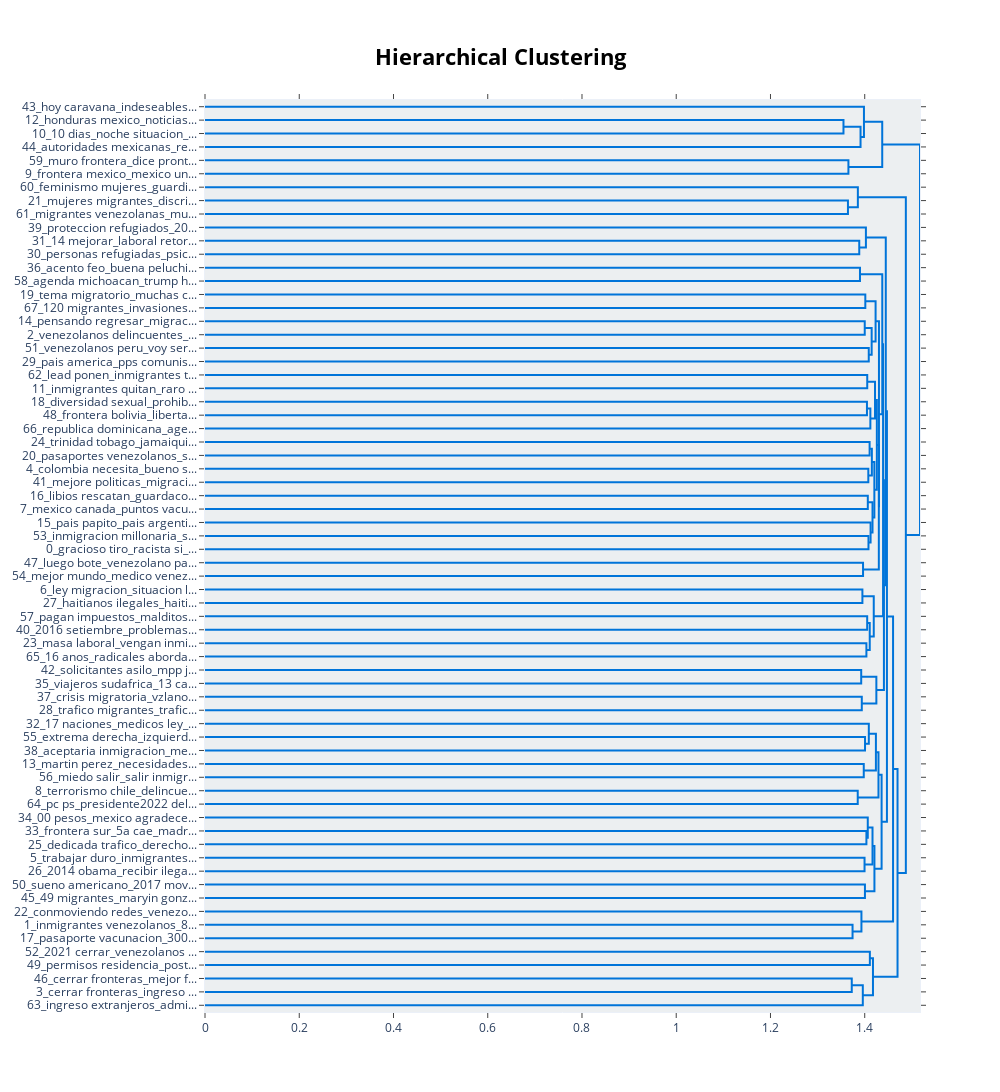

Notebook code for this chart:
### Markdown cell above
A través de los embbedings y los tópicos es posible estimar la jerarquía entre los grupos. Esto se puede hacer con el método ``get_topic_hierarchy()``. La jerarquía es útil para comprender la relación entre los grupos y para identificar grupos que se encuentran dentro de otros grupos.

### Code cell
topic_model.visualize_hierarchy()

### Figure 1 — Plotly figure (JSON) as saved in the notebook; plotly's stock layout.template omitted (floating-point values rounded to 4 significant figures)
{"data": [{"hoverinfo": "text", "marker": {"color": "rgb(0,116,217)"}, "mode": "lines", "type": "scatter", "x": [0, 1.355, 1.355, 0], "xaxis": "x", "y": [-15, -15, -25, -25], "yaxis": "y"}, {"hoverinfo": "text", "marker": {"color": "rgb(0,116,217)"}, "mode": "lines", "type": "scatter", "x": [1.355, 1.391, 1.391, 0], "xaxis": "x", "y": [-20, -20, -35, -35], "yaxis": "y"}, {"hoverinfo": "text", "marker": {"color": "rgb(0,116,217)"}, "mode": "lines", "type": "scatter", "x": [0, 1.398, 1.398, 1.391], "xaxis": "x", "y": [-5, -5, -27.5, -27.5], "yaxis": "y"}, {"hoverinfo": "text", "marker": {"color": "rgb(0,116,217)"}, "mode": "lines", "type": "scatter", "x": [0, 1.365, 1.365, 0], "xaxis": "x", "y": [-45, -45, -55, -55], "yaxis": "y"}, {"hoverinfo": "text", "marker": {"color": "rgb(0,116,217)"}, "mode": "lines", "type": "scatter", "x": [1.398, 1.437, 1.437, 1.365], "xaxis": "x", "y": [-16.25, -16.25, -50, -50], "yaxis": "y"}, {"hoverinfo": "text", "marker": {"color": "rgb(0,116,217)"}, "mode": "lines", "type": "scatter", "x": [0, 1.364, 1.364, 0], "xaxis": "x", "y": [-75, -75, -85, -85], "yaxis": "y"}, {"hoverinfo": "text", "marker": {"color": "rgb(0,116,217)"}, "mode": "lines", "type": "scatter", "x": [0, 1.385, 1.385, 1.364], "xaxis": "x", "y": [-65, -65, -80, -80], "yaxis": "y"}, {"hoverinfo": "text", "marker": {"color": "rgb(0,116,217)"}, "mode": "lines", "type": "scatter", "x": [0, 1.388, 1.388, 0], "xaxis": "x", "y": [-105, -105, -115, -115], "yaxis": "y"}, {"hoverinfo": "text", "marker": {"color": "rgb(0,116,217)"}, "mode": "lines", "type": "scatter", "x": [0, 1.403, 1.403, 1.388], "xaxis": "x", "y": [-95, -95, -110, -110], "yaxis": "y"}, {"hoverinfo": "text", "marker": {"color": "rgb(0,116,217)"}, "mode": "lines", "type": "scatter", "x": [0, 1.39, 1.39, 0], "xaxis": "x", "y": [-125, -125, -135, -135], "yaxis": "y"}, {"hoverinfo": "text", "marker": {"color": "rgb(0,116,217)"}, "mode": "lines", "type": "scatter", "x": [0, 1.401, 1.401, 0], "xaxis": "x", "y": [-145, -145, -155, -155], "yaxis": "y"}, {"hoverinfo": "text", "marker": {"color": "rgb(0,116,217)"}, "mode": "lines", "type": "scatter", "x": [0, 1.4, 1.4, 0], "xaxis": "x", "y": [-165, -165, -175, -175], "yaxis": "y"}, {"hoverinfo": "text", "marker": {"color": "rgb(0,116,217)"}, "mode": "lines", "type": "scatter", "x": [0, 1.409, 1.409, 0], "xaxis": "x", "y": [-185, -185, -195, -195], "yaxis": "y"}, {"hoverinfo": "text", "marker": {"color": "rgb(0,116,217)"}, "mode": "lines", "type": "scatter", "x": [1.4, 1.415, 1.415, 1.409], "xaxis": "x", "y": [-170, -170, -190, -190], "yaxis": "y"}, {"hoverinfo": "text", "marker": {"color": "rgb(0,116,217)"}, "mode": "lines", "type": "scatter", "x": [1.401, 1.423, 1.423, 1.415], "xaxis": "x", "y": [-150, -150, -180, -180], "yaxis": "y"}, {"hoverinfo": "text", "marker": {"color": "rgb(0,116,217)"}, "mode": "lines", "type": "scatter", "x": [0, 1.405, 1.405, 0], "xaxis": "x", "y": [-205, -205, -215, -215], "yaxis": "y"}, {"hoverinfo": "text", "marker": {"color": "rgb(0,116,217)"}, "mode": "lines", "type": "scatter", "x": [0, 1.405, 1.405, 0], "xaxis": "x", "y": [-225, -225, -235, -235], "yaxis": "y"}, {"hoverinfo": "text", "marker": {"color": "rgb(0,116,217)"}, "mode": "lines", "type": "scatter", "x": [1.405, 1.412, 1.412, 0], "xaxis": "x", "y": [-230, -230, -245, -245], "yaxis": "y"}, {"hoverinfo": "text", "marker": {"color": "rgb(0,116,217)"}, "mode": "lines", "type": "scatter", "x": [1.405, 1.422, 1.422, 1.412], "xaxis": "x", "y": [-210, -210, -237.5, -237.5], "yaxis": "y"}, {"hoverinfo": "text", "marker": {"color": "rgb(0,116,217)"}, "mode": "lines", "type": "scatter", "x": [0, 1.41, 1.41, 0], "xaxis": "x", "y": [-255, -255, -265, -265], "yaxis": "y"}, {"hoverinfo": "text", "marker": {"color": "rgb(0,116,217)"}, "mode": "lines", "type": "scatter", "x": [0, 1.408, 1.408, 0], "xaxis": "x", "y": [-275, -275, -285, -285], "yaxis": "y"}, {"hoverinfo": "text", "marker": {"color": "rgb(0,116,217)"}, "mode": "lines", "type": "scatter", "x": [1.41, 1.415, 1.415, 1.408], "xaxis": "x", "y": [-260, -260, -280, -280], "yaxis": "y"}, {"hoverinfo": "text", "marker": {"color": "rgb(0,116,217)"}, "mode": "lines", "type": "scatter", "x": [0, 1.407, 1.407, 0], "xaxis": "x", "y": [-295, -295, -305, -305], "yaxis": "y"}, {"hoverinfo": "text", "marker": {"color": "rgb(0,116,217)"}, "mode": "lines", "type": "scatter", "x": [0, 1.408, 1.408, 0], "xaxis": "x", "y": [-325, -325, -335, -335], "yaxis": "y"}, {"hoverinfo": "text", "marker": {"color": "rgb(0,116,217)"}, "mode": "lines", "type": "scatter", "x": [0, 1.412, 1.412, 1.408], "xaxis": "x", "y": [-315, -315, -330, -330], "yaxis": "y"}, {"hoverinfo": "text", "marker": {"color": "rgb(0,116,217)"}, "mode": "lines", "type": "scatter", "x": [1.407, 1.417, 1.417, 1.412], "xaxis": "x", "y": [-300, -300, -322.5, -322.5], "yaxis": "y"}, {"hoverinfo": "text", "marker": {"color": "rgb(0,116,217)"}, "mode": "lines", "type": "scatter", "x": [1.415, 1.42, 1.42, 1.417], "xaxis": "x", "y": [-270, -270, -311.2, -311.2], "yaxis": "y"}, {"hoverinfo": "text", "marker": {"color": "rgb(0,116,217)"}, "mode": "lines", "type": "scatter", "x": [1.422, 1.426, 1.426, 1.42], "xaxis": "x", "y": [-223.8, -223.8, -290.6, -290.6], "yaxis": "y"}, {"hoverinfo": "text", "marker": {"color": "rgb(0,116,217)"}, "mode": "lines", "type": "scatter", "x": [0, 1.396, 1.396, 0], "xaxis": "x", "y": [-345, -345, -355, -355], "yaxis": "y"}, {"hoverinfo": "text", "marker": {"color": "rgb(0,116,217)"}, "mode": "lines", "type": "scatter", "x": [1.426, 1.43, 1.43, 1.396], "xaxis": "x", "y": [-257.2, -257.2, -350, -350], "yaxis": "y"}, {"hoverinfo": "text", "marker": {"color": "rgb(0,116,217)"}, "mode": "lines", "type": "scatter", "x": [1.423, 1.43, 1.43, 1.43], "xaxis": "x", "y": [-165, -165, -303.6, -303.6], "yaxis": "y"}, {"hoverinfo": "text", "marker": {"color": "rgb(0,116,217)"}, "mode": "lines", "type": "scatter", "x": [1.39, 1.437, 1.437, 1.43], "xaxis": "x", "y": [-130, -130, -234.3, -234.3], "yaxis": "y"}, {"hoverinfo": "text", "marker": {"color": "rgb(0,116,217)"}, "mode": "lines", "type": "scatter", "x": [0, 1.395, 1.395, 0], "xaxis": "x", "y": [-365, -365, -375, -375], "yaxis": "y"}, {"hoverinfo": "text", "marker": {"color": "rgb(0,116,217)"}, "mode": "lines", "type": "scatter", "x": [0, 1.405, 1.405, 0], "xaxis": "x", "y": [-385, -385, -395, -395], "yaxis": "y"}, {"hoverinfo": "text", "marker": {"color": "rgb(0,116,217)"}, "mode": "lines", "type": "scatter", "x": [0, 1.404, 1.404, 0], "xaxis": "x", "y": [-405, -405, -415, -415], "yaxis": "y"}, {"hoverinfo": "text", "marker": {"color": "rgb(0,116,217)"}, "mode": "lines", "type": "scatter", "x": [1.405, 1.411, 1.411, 1.404], "xaxis": "x", "y": [-390, -390, -410, -410], "yaxis": "y"}, {"hoverinfo": "text", "marker": {"color": "rgb(0,116,217)"}, "mode": "lines", "type": "scatter", "x": [1.395, 1.419, 1.419, 1.411], "xaxis": "x", "y": [-370, -370, -400, -400], "yaxis": "y"}, {"hoverinfo": "text", "marker": {"color": "rgb(0,116,217)"}, "mode": "lines", "type": "scatter", "x": [1.437, 1.439, 1.439, 1.419], "xaxis": "x", "y": [-182.1, -182.1, -385, -385], "yaxis": "y"}, {"hoverinfo": "text", "marker": {"color": "rgb(0,116,217)"}, "mode": "lines", "type": "scatter", "x": [0, 1.393, 1.393, 0], "xaxis": "x", "y": [-425, -425, -435, -435], "yaxis": "y"}, {"hoverinfo": "text", "marker": {"color": "rgb(0,116,217)"}, "mode": "lines", "type": "scatter", "x": [0, 1.394, 1.394, 0], "xaxis": "x", "y": [-445, -445, -455, -455], "yaxis": "y"}, {"hoverinfo": "text", "marker": {"color": "rgb(0,116,217)"}, "mode": "lines", "type": "scatter", "x": [1.393, 1.425, 1.425, 1.394], "xaxis": "x", "y": [-430, -430, -450, -450], "yaxis": "y"}, {"hoverinfo": "text", "marker": {"color": "rgb(0,116,217)"}, "mode": "lines", "type": "scatter", "x": [1.439, 1.441, 1.441, 1.425], "xaxis": "x", "y": [-283.6, -283.6, -440, -440], "yaxis": "y"}, {"hoverinfo": "text", "marker": {"color": "rgb(0,116,217)"}, "mode": "lines", "type": "scatter", "x": [1.403, 1.445, 1.445, 1.441], "xaxis": "x", "y": [-102.5, -102.5, -361.8, -361.8], "yaxis": "y"}, {"hoverinfo": "text", "marker": {"color": "rgb(0,116,217)"}, "mode": "lines", "type": "scatter", "x": [0, 1.401, 1.401, 0], "xaxis": "x", "y": [-475, -475, -485, -485], "yaxis": "y"}, {"hoverinfo": "text", "marker": {"color": "rgb(0,116,217)"}, "mode": "lines", "type": "scatter", "x": [0, 1.409, 1.409, 1.401], "xaxis": "x", "y": [-465, -465, -480, -480], "yaxis": "y"}, {"hoverinfo": "text", "marker": {"color": "rgb(0,116,217)"}, "mode": "lines", "type": "scatter", "x": [0, 1.398, 1.398, 0], "xaxis": "x", "y": [-495, -495, -505, -505], "yaxis": "y"}, {"hoverinfo": "text", "marker": {"color": "rgb(0,116,217)"}, "mode": "lines", "type": "scatter", "x": [1.409, 1.424, 1.424, 1.398], "xaxis": "x", "y": [-472.5, -472.5, -500, -500], "yaxis": "y"}, {"hoverinfo": "text", "marker": {"color": "rgb(0,116,217)"}, "mode": "lines", "type": "scatter", "x": [0, 1.385, 1.385, 0], "xaxis": "x", "y": [-515, -515, -525, -525], "yaxis": "y"}, {"hoverinfo": "text", "marker": {"color": "rgb(0,116,217)"}, "mode": "lines", "type": "scatter", "x": [1.424, 1.429, 1.429, 1.385], "xaxis": "x", "y": [-486.2, -486.2, -520, -520], "yaxis": "y"}, {"hoverinfo": "text", "marker": {"color": "rgb(0,116,217)"}, "mode": "lines", "type": "scatter", "x": [0, 1.404, 1.404, 0], "xaxis": "x", "y": [-545, -545, -555, -555], "yaxis": "y"}, {"hoverinfo": "text", "marker": {"color": "rgb(0,116,217)"}, "mode": "lines", "type": "scatter", "x": [0, 1.406, 1.406, 1.404], "xaxis": "x", "y": [-535, -535, -550, -550], "yaxis": "y"}, {"hoverinfo": "text", "marker": {"color": "rgb(0,116,217)"}, "mode": "lines", "type": "scatter", "x": [0, 1.4, 1.4, 0], "xaxis": "x", "y": [-565, -565, -575, -575], "yaxis": "y"}, {"hoverinfo": "text", "marker": {"color": "rgb(0,116,217)"}, "mode": "lines", "type": "scatter", "x": [1.406, 1.417, 1.417, 1.4], "xaxis": "x", "y": [-542.5, -542.5, -570, -570], "yaxis": "y"}, {"hoverinfo": "text", "marker": {"color": "rgb(0,116,217)"}, "mode": "lines", "type": "scatter", "x": [0, 1.4, 1.4, 0], "xaxis": "x", "y": [-585, -585, -595, -595], "yaxis": "y"}, {"hoverinfo": "text", "marker": {"color": "rgb(0,116,217)"}, "mode": "lines", "type": "scatter", "x": [1.417, 1.421, 1.421, 1.4], "xaxis": "x", "y": [-556.2, -556.2, -590, -590], "yaxis": "y"}, {"hoverinfo": "text", "marker": {"color": "rgb(0,116,217)"}, "mode": "lines", "type": "scatter", "x": [1.429, 1.436, 1.436, 1.421], "xaxis": "x", "y": [-503.1, -503.1, -573.1, -573.1], "yaxis": "y"}, {"hoverinfo": "text", "marker": {"color": "rgb(0,116,217)"}, "mode": "lines", "type": "scatter", "x": [1.445, 1.447, 1.447, 1.436], "xaxis": "x", "y": [-232.1, -232.1, -538.1, -538.1], "yaxis": "y"}, {"hoverinfo": "text", "marker": {"color": "rgb(0,116,217)"}, "mode": "lines", "type": "scatter", "x": [0, 1.374, 1.374, 0], "xaxis": "x", "y": [-615, -615, -625, -625], "yaxis": "y"}, {"hoverinfo": "text", "marker": {"color": "rgb(0,116,217)"}, "mode": "lines", "type": "scatter", "x": [0, 1.393, 1.393, 1.374], "xaxis": "x", "y": [-605, -605, -620, -620], "yaxis": "y"}, {"hoverinfo": "text", "marker": {"color": "rgb(0,116,217)"}, "mode": "lines", "type": "scatter", "x": [1.447, 1.46, 1.46, 1.393], "xaxis": "x", "y": [-385.1, -385.1, -612.5, -612.5], "yaxis": "y"}, {"hoverinfo": "text", "marker": {"color": "rgb(0,116,217)"}, "mode": "lines", "type": "scatter", "x": [0, 1.411, 1.411, 0], "xaxis": "x", "y": [-635, -635, -645, -645], "yaxis": "y"}, {"hoverinfo": "text", "marker": {"color": "rgb(0,116,217)"}, "mode": "lines", "type": "scatter", "x": [0, 1.372, 1.372, 0], "xaxis": "x", "y": [-655, -655, -665, -665], "yaxis": "y"}, {"hoverinfo": "text", "marker": {"color": "rgb(0,116,217)"}, "mode": "lines", "type": "scatter", "x": [1.372, 1.396, 1.396, 0], "xaxis": "x", "y": [-660, -660, -675, -675], "yaxis": "y"}, {"hoverinfo": "text", "marker": {"color": "rgb(0,116,217)"}, "mode": "lines", "type": "scatter", "x": [1.411, 1.417, 1.417, 1.396], "xaxis": "x", "y": [-640, -640, -667.5, -667.5], "yaxis": "y"}, {"hoverinfo": "text", "marker": {"color": "rgb(0,116,217)"}, "mode": "lines", "type": "scatter", "x": [1.46, 1.47, 1.47, 1.417], "xaxis": "x", "y": [-498.8, -498.8, -653.8, -653.8], "yaxis": "y"}, {"hoverinfo": "text", "marker": {"color": "rgb(0,116,217)"}, "mode": "lines", "type": "scatter", "x": [1.385, 1.487, 1.487, 1.47], "xaxis": "x", "y": [-72.5, -72.5, -576.3, -576.3], "yaxis": "y"}, {"hoverinfo": "text", "marker": {"color": "rgb(0,116,217)"}, "mode": "lines", "type": "scatter", "x": [1.437, 1.517, 1.517, 1.487], "xaxis": "x", "y": [-33.12, -33.12, -324.4, -324.4], "yaxis": "y"}], "layout": {"autosize": false, "height": 1220, "hoverlabel": {"bgcolor": "white", "font": {"family": "Rockwell", "size": 16}}, "hovermode": "closest", "plot_bgcolor": "#ECEFF1", "showlegend": false, "title": {"font": {"color": "Black", "size": 22}, "text": "<b>Hierarchical Clustering", "x": 0.5, "xanchor": "center", "yanchor": "top"}, "width": 1000, "xaxis": {"mirror": "allticks", "rangemode": "tozero", "showgrid": false, "showline": true, "showticklabels": true, "ticks": "outside", "type": "linear", "zeroline": false}, "yaxis": {"mirror": "allticks", "range": [-680, 0], "rangemode": "tozero", "showgrid": false, "showline": true, "showticklabels": true, "tickmode": "array", "ticks": "outside", "ticktext": ["43_hoy caravana_indeseables...", "12_honduras mexico_noticias...", "10_10 dias_noche situacion_...", "44_autoridades mexicanas_re...", "59_muro frontera_dice pront...", "9_frontera mexico_mexico un...", "60_feminismo mujeres_guardi...", "21_mujeres migrantes_discri...", "61_migrantes venezolanas_mu...", "39_proteccion refugiados_20...", "31_14 mejorar_laboral retor...", "30_personas refugiadas_psic...", "36_acento feo_buena peluchi...", "58_agenda michoacan_trump h...", "19_tema migratorio_muchas c...", "67_120 migrantes_invasiones...", "14_pensando regresar_migrac...", "2_venezolanos delincuentes_...", "51_venezolanos peru_voy ser...", "29_pais america_pps comunis...", "62_lead ponen_inmigrantes t...", "11_inmigrantes quitan_raro ...", "18_diversidad sexual_prohib...", "48_frontera bolivia_liberta...", "66_republica dominicana_age...", "24_trinidad tobago_jamaiqui...", "20_pasaportes venezolanos_s...", "4_colombia necesita_bueno s...", "41_mejore politicas_migraci...", "16_libios rescatan_guardaco...", "7_mexico canada_puntos vacu...", "15_pais papito_pais argenti...", "53_inmigracion millonaria_s...", "0_gracioso tiro_racista si_...", "47_luego bote_venezolano pa...", "54_mejor mundo_medico venez...", "6_ley migracion_situacion l...", "27_haitianos ilegales_haiti...", "57_pagan impuestos_malditos...", "40_2016 setiembre_problemas...", "23_masa laboral_vengan inmi...", "65_16 anos_radicales aborda...", "42_solicitantes asilo_mpp j...", "35_viajeros sudafrica_13 ca...", "37_crisis migratoria_vzlano...", "28_trafico migrantes_trafic...", "32_17 naciones_medicos ley_...", "55_extrema derecha_izquierd...", "38_aceptaria inmigracion_me...", "13_martin perez_necesidades...", "56_miedo salir_salir inmigr...", "8_terrorismo chile_delincue...", "64_pc ps_presidente2022 del...", "34_00 pesos_mexico agradece...", "33_frontera sur_5a cae_madr...", "25_dedicada trafico_derecho...", "5_trabajar duro_inmigrantes...", "26_2014 obama_recibir ilega...", "50_sueno americano_2017 mov...", "45_49 migrantes_maryin gonz...", "22_conmoviendo redes_venezo...", "1_inmigrantes venezolanos_8...", "17_pasaporte vacunacion_300...", "52_2021 cerrar_venezolanos ...", "49_permisos residencia_post...", "46_cerrar fronteras_mejor f...", "3_cerrar fronteras_ingreso ...", "63_ingreso extranjeros_admi..."], "tickvals": [-5, -15, -25, -35, -45, -55, -65, -75, -85, -95, -105, -115, -125, -135, -145, -155, -165, -175, -185, -195, -205, -215, -225, -235, -245, -255, -265, -275, -285, -295, -305, -315, -325, -335, -345, -355, -365, -375, -385, -395, -405, -415, -425, -435, -445, -455, -465, -475, -485, -495, -505, -515, -525, -535, -545, -555, -565, -575, -585, -595, -605, -615, -625, -635, -645, -655, -665, -675], "type": "linear", "zeroline": false}}}
